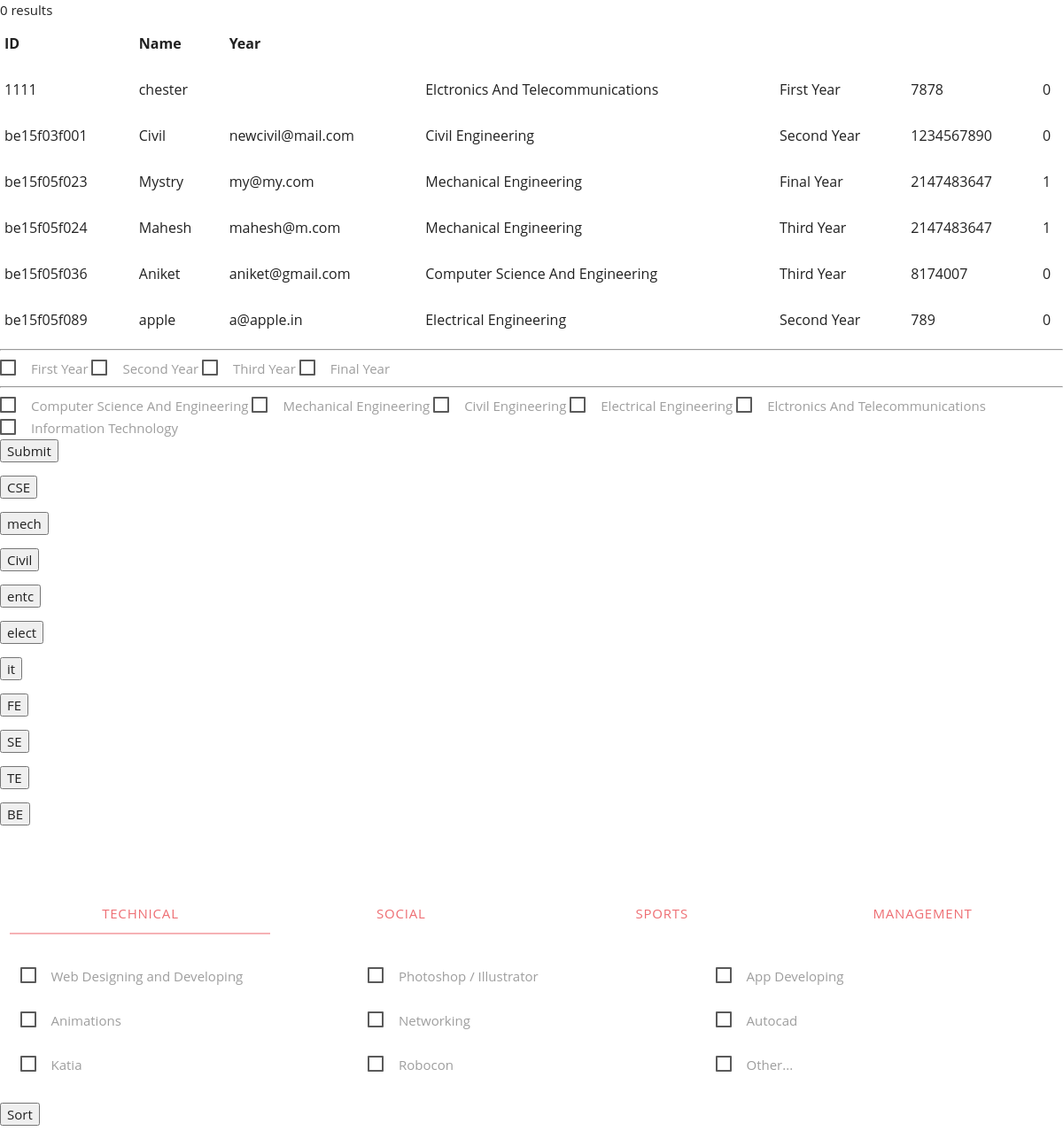
/core/sorting.php (signed in), run on an earlier commit of the app's database.
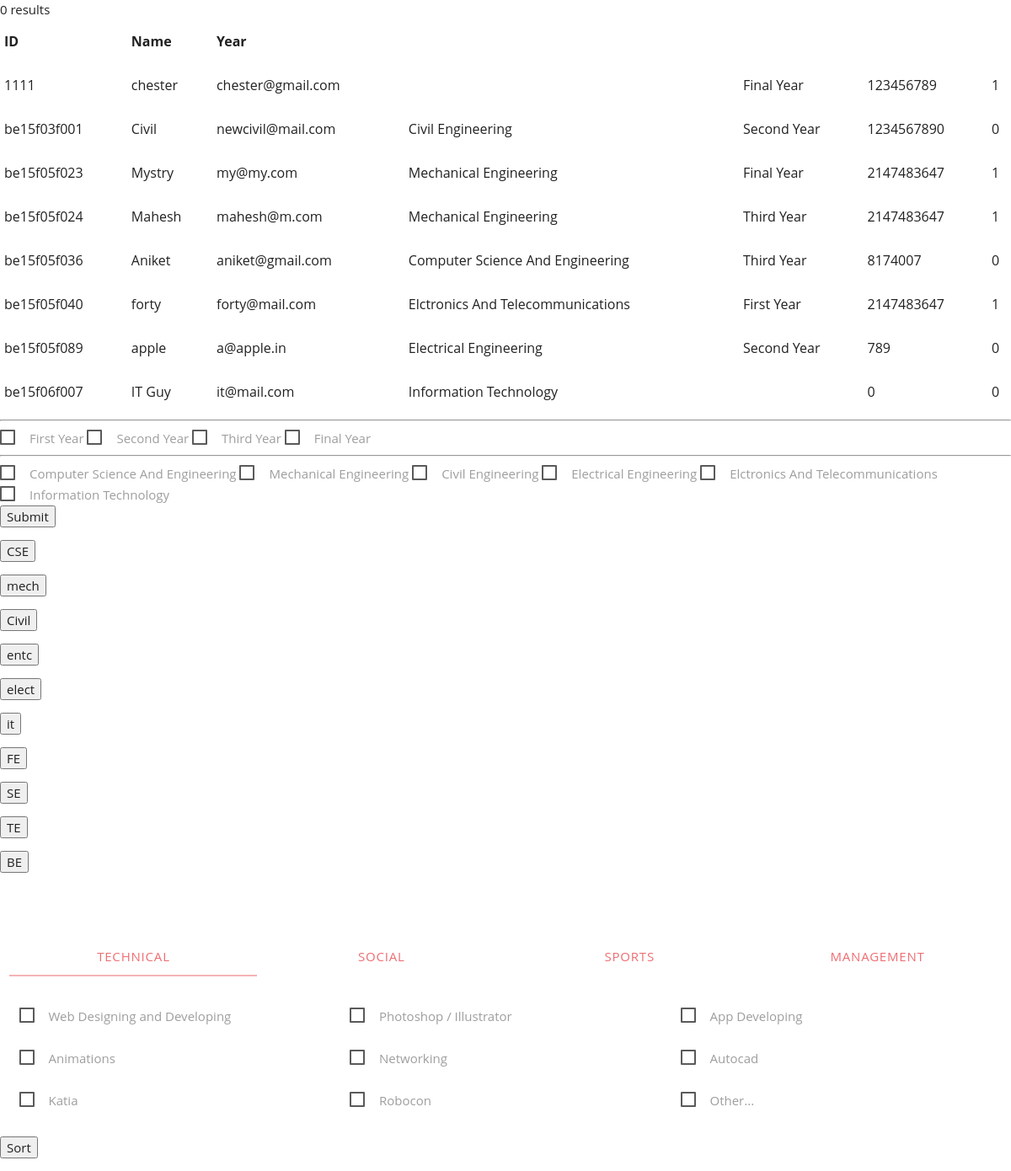
And on a later commit of the database.
### tables this page shows
CREATE TABLE `users` (
  `userId` varchar(11) NOT NULL,
  `userName` varchar(30) NOT NULL,
  `Gender` varchar(6) NOT NULL,
  `userEmail` varchar(60) NOT NULL,
  `userPass` varchar(255) NOT NULL,
  `Skills` varchar(255) NOT NULL,
  `mobile` int(16) NOT NULL,
  `academic_year` varchar(16) NOT NULL,
  `dob` varchar(255) NOT NULL,
  `state` text NOT NULL,
  `local_hostel` varchar(16) NOT NULL,
  `web` int(11) DEFAULT NULL,
  `app` int(11) DEFAULT NULL,
  `photoshop` int(11) DEFAULT NULL,
  `animation` int(11) DEFAULT NULL,
  `networking` int(11) DEFAULT NULL,
  `autocad` int(11) DEFAULT NULL,
  `katia` int(11) DEFAULT NULL,
  `robocon` int(11) DEFAULT NULL,
  `other` int(11) DEFAULT NULL,
  `acting` int(11) DEFAULT NULL,
  `dance` int(11) DEFAULT NULL,
  `ankering` int(11) DEFAULT NULL,
  `singing` int(11) DEFAULT NULL,
  `drama` int(11) DEFAULT NULL,
  `writing` int(11) DEFAULT NULL,
  `poetry` int(11) DEFAULT NULL,
  `drawing` int(11) DEFAULT NULL,
  `decoration` int(11) DEFAULT NULL,
  `painting` int(11) DEFAULT NULL,
  `cricket` int(11) DEFAULT NULL,
  `badminton` int(11) DEFAULT NULL,
  `football` int(11) DEFAULT NULL,
  `chess` int(11) DEFAULT NULL,
  `kabbadi` int(11) DEFAULT NULL,
  `vollyball` int(11) DEFAULT NULL,
  `leader` int(11) DEFAULT NULL,
  `member` int(11) DEFAULT NULL
);

### Core/sorting.php (the view, shortened to what this page needs)
<?php
	$servername = "localhost";
	$username = "root";
	$password = "";
	$dbname = "students";
	include 'checkbox.php';
	$conn = new mysqli($servername, $username, $password, $dbname);
	$checkboxes = "SELECT * FROM users WHERE app = '$app' OR web = '$web' OR photoshop ='$graphics' OR animation = '$animations' OR networking = '$networking' OR autocad = '$autocad' OR katia = '$katia' OR robocon ='$robocon' OR other = '$other' OR acting = '$act' OR dance = '$dance' OR ankering = '$anker' OR singing = '$sing' OR drama ='$drama' OR writing = '$writing' OR poetry = '$poetry' OR drawing = '$drawing' OR decoration ='$decoraction' OR painting ='$paint' OR cricket ='$cricket' OR badminton='$badminton' OR football ='$football' OR chess ='$chess' or kabbadi ='$kabbadi' OR vollyball ='$vollyball'";
	$result = $conn->query($checkboxes);
	if ($result->num_rows > 0) {
		 echo "<table> <tr><th>ID</th> <th>Name</th> <th>Year</th></tr>";
		 while($row = $result->fetch_assoc()) {
			 echo "<tr> <td> ".$row["userId"]." </td> <td> ".$row["userName"]." </td> <td>  ".$row["userEmail"]." </td> <td>".$row["Skills"]."</td> <td>".$row["academic_year"]."</td> <td>".$row["mobile"]."</td> <td>".$row["web"]."</td>  </tr>";
		 }
		 echo "</table>";
	} else {
		 echo "0 results";
	}
?>
<!DOCTYPE html>
<html>
<head>
  <link rel="stylesheet" href="../Assets/css/base.css">
</head>
<body>
		<form action="sorting.php" method="POST">
					<div class="form-group">
						 <hr />
						 <label for="fe">First Year</label>
						 <label for="se">Second Year</label>
						 <label for="te">Third Year</label>
						 <label for="be">Final Year</label>
					</div>
					<div class="form-group">
						 <hr />
						 <label for="cse">Computer Science And Engineering</label>
						 <label for="mech">Mechanical Engineering</label>
						 <label for="civil">Civil Engineering</label>
						 <label for="elect">Electrical Engineering</label>
						 <label for="entc">Elctronics And Telecommunications</label>
						 <label for="it">Information Technology</label>
					</div>
		    <input type="submit" value="Submit">
		</form>
		<form action="" method="POST" name="singular">
			<input type="submit" value="CSE" name="single-cse">
		</form>
		<form action="" method="POST" name="singular">
			<input type="submit" value="mech" name="single-mech">
		</form>
		<form action="" method="POST" name="singular">
			<input type="submit" value="Civil" name="single-civil">
		</form>
		<form action="" method="POST" name="singular">
			<input type="submit" value="entc" name="single-entc">
		</form>
		<form action="" method="POST" name="singular">
			<input type="submit" value="elect" name="single-elect">
		</form>
		<form action="" method="POST" name="singular">
			<input type="submit" value="it" name="single-it">
		</form>
		<form action="" method="POST" name="singular">
			<input type="submit" value="FE" name="single-fe">
		</form>
		<form action="" method="POST" name="singular">
			<input type="submit" value="SE" name="single-se">
		</form>
		<form action="" method="POST" name="singular">
			<input type="submit" value="TE" name="single-te">
		</form>
		<form action="" method="POST" name="singular">
			<input type="submit" value="BE" name="single-be">
		</form>
		<form method="post" name="multiple-check">
					        <div class="row ">
						          <div class="col s12">
							            <ul class="tabs tab-holder" style="width: 100%;margin: 60px 0px 20px 0px;">
							              <li class="tab col s3"><a href="#technical">Technical</a></li>
							              <li class="tab col s3"><a href="#Social">Social</a></li>
							              <li class="tab col s3"><a href="#Sports">Sports</a></li>
							              <li class="tab col s3"><a href="#Managment">Management</a></li>
							            </ul>
						          </div>
						          <div id="technical" class="col s12">
						          		<p class="col m4 s6">
						          	      <label for="web">Web Designing and Developing</label>
						          	    </p>
						          	    <p class="col m4 s6">
						          	      <label for="graphics">Photoshop / Illustrator </label>
						          	    </p>
						          	    <p class="col m4 s6">
						          	      <label for="app">App Developing </label>
						          	    </p>
						          	    <p class="col m4 s6">
						          	      <label for="animations">Animations</label>
						          	    </p>
						          	    <p class="col m4 s6">
						          	      <label for="Networking">Networking</label>
						          	    </p>
						          	    <p class="col m4 s6">
						          	      <label for="Autocad">Autocad</label>
						          	    </p>
						          	    <p class="col m4 s6">
						          	      <label for="Katia">Katia</label>
						          	    </p>
						          	    <p class="col m4 s6">
						          	      <label for="Robocon">Robocon</label>
						          	    </p>
						          	    <p class="col m4 s6">
						          	      <label for="Other...">Other...</label>
						          	    </p>
						          </div>
					        </div>
						<input type="submit" name="check" value="Sort">
		</form>
	</body>
	</html>

What changed in the data, as far as the page shows it:
changed users "chester": userEmail (not shown) → "chester@gmail.com"; academic_year "First Year" → "Final Year"; mobile "7878" → "123456789"; web "0" → "1"; Skills "Elctronics And Telecommunications" → (not shown)
added users: userId "be15f05f040", userName "forty", userEmail "forty@mail.com", Skills "Elctronics And Telecommunications", academic_year "First Year", mobile "2147483647", web "1"
added users: userId "be15f06f007", userName "IT Guy", userEmail "it@mail.com", Skills "Information Technology", mobile "0", web "0"
